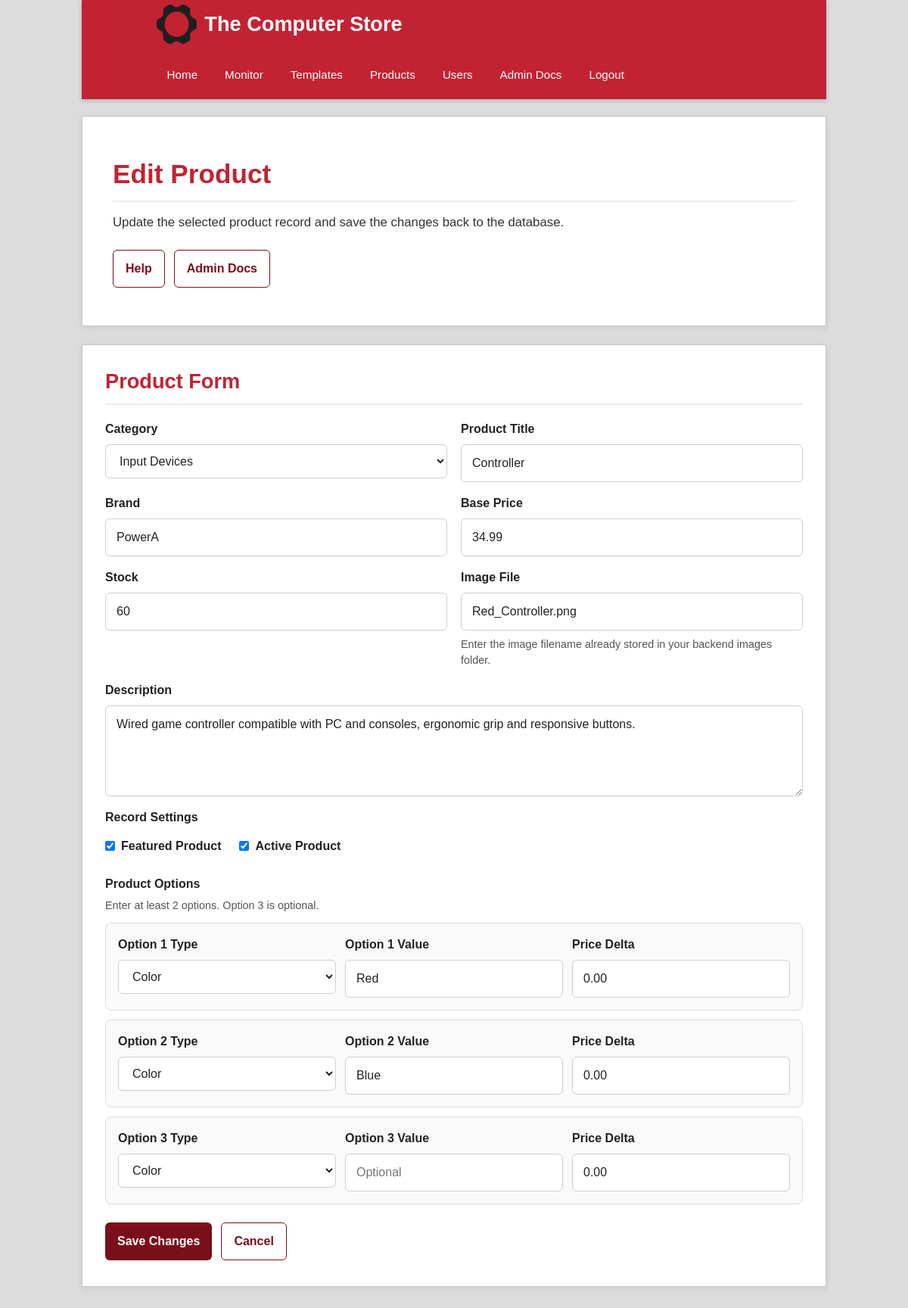
Screenshot of /backend/admin/product-form.php?id=19 (signed in) with the database file from the repository.
### tables this page shows
CREATE TABLE IF NOT EXISTS products (
    id              INT AUTO_INCREMENT PRIMARY KEY,
    category_id     INT NOT NULL,
    title           VARCHAR(200) NOT NULL,
    brand           VARCHAR(150) NOT NULL,
    description     TEXT,
    base_price      DECIMAL(8,2) NOT NULL,
    stock           INT NOT NULL DEFAULT 0,
    image_file      VARCHAR(255),
    is_featured     TINYINT(1) DEFAULT 0,
    is_active       TINYINT(1) DEFAULT 1,
    created_at      TIMESTAMP DEFAULT CURRENT_TIMESTAMP,
    FOREIGN KEY (category_id) REFERENCES categories(id) ON DELETE CASCADE
);

CREATE TABLE IF NOT EXISTS categories (
    id          INT AUTO_INCREMENT PRIMARY KEY,
    name        VARCHAR(100) NOT NULL,
    slug        VARCHAR(100) NOT NULL UNIQUE,
    description TEXT,
    created_at  TIMESTAMP DEFAULT CURRENT_TIMESTAMP
);

CREATE TABLE IF NOT EXISTS product_options (
    id           INT AUTO_INCREMENT PRIMARY KEY,
    product_id   INT NOT NULL,
    option_type  ENUM('color','storage','connectivity','length','wattage') NOT NULL,
    option_value VARCHAR(100) NOT NULL,
    option_image VARCHAR(255) NULL,
    price_delta  DECIMAL(6,2) DEFAULT 0.00,
    FOREIGN KEY (product_id) REFERENCES products(id) ON DELETE CASCADE
);

### backend/config.php (called while the page is built, shortened)
<?php
function get_db(): PDO
{
    static $pdo = null;
    if ($pdo === null) {
        $dsn = 'mysql:host=' . DB_HOST . ';dbname=' . DB_NAME . ';charset=utf8mb4';
        $options = [
            PDO::ATTR_ERRMODE => PDO::ERRMODE_EXCEPTION,
            PDO::ATTR_DEFAULT_FETCH_MODE => PDO::FETCH_ASSOC,
            PDO::ATTR_EMULATE_PREPARES => false,
        ];
        $pdo = new PDO($dsn, DB_USER, DB_PASS, $options);
    }
    return $pdo;
}
function get_allowed_themes(): array
{
    return ['light', 'dark', 'holiday'];
}
function normalize_theme(string $theme): string
{
    return in_array($theme, get_allowed_themes(), true) ? $theme : 'light';
}
function get_active_theme(): string
{
    try {
        $pdo = get_db();
        $stmt = $pdo->query("
            SELECT setting_value
            FROM site_settings
            WHERE setting_key = 'active_theme'
            LIMIT 1
        ");
        $row = $stmt->fetch();
        return normalize_theme($row ? (string) $row['setting_value'] : 'light');
    } catch (PDOException $e) {
        return 'light';
    }
}
function h($str): string
{
    return htmlspecialchars((string) $str, ENT_QUOTES | ENT_SUBSTITUTE, 'UTF-8');
}

### backend/admin/product-form.php (the view, shortened to what this page needs)
<?php
require_once __DIR__ . '/../config.php';
$theme = get_active_theme();
$option_types = [
    'color' => 'Color',
    'storage' => 'Storage',
    'connectivity' => 'Connectivity',
    'length' => 'Length',
    'wattage' => 'Wattage',
];
$product = [
    'id' => 0,
    'category_id' => '',
    'title' => '',
    'brand' => '',
    'description' => '',
    'base_price' => '',
    'stock' => '',
    'image_file' => '',
    'is_featured' => 0,
    'is_active' => 1,
];
$product_options = [
    ['option_type' => 'color', 'option_value' => '', 'price_delta' => '0.00'],
    ['option_type' => 'color', 'option_value' => '', 'price_delta' => '0.00'],
    ['option_type' => 'color', 'option_value' => '', 'price_delta' => '0.00'],
];
$errors = [];
$is_edit = false;
try {
    $pdo = get_db();
    $categories = $pdo->query('SELECT id, name FROM categories ORDER BY name ASC')->fetchAll();
} catch (PDOException $e) {
    $categories = [];
    $errors[] = 'Unable to load categories: ' . $e->getMessage();
}
if ($_SERVER['REQUEST_METHOD'] === 'GET' && isset($_GET['id'])) {
    $product_id = (int) $_GET['id'];
    if ($product_id > 0) {
        try {
            $pdo = get_db();
            $stmt = $pdo->prepare("
                SELECT
                    id,
                    category_id,
                    title,
                    brand,
                    description,
                    base_price,
                    stock,
                    image_file,
                    is_featured,
                    is_active
                FROM products
                WHERE id = :id
                LIMIT 1
            ");
            $stmt->execute([':id' => $product_id]);
            $row = $stmt->fetch();
            if ($row) {
                $product = $row;
                $is_edit = true;
                $stmt = $pdo->prepare("
                    SELECT option_type, option_value, price_delta
                    FROM product_options
                    WHERE product_id = :product_id
                    ORDER BY id ASC
                ");
                $stmt->execute([':product_id' => $product_id]);
                $loaded_options = $stmt->fetchAll();
                foreach ($loaded_options as $index => $loaded_option) {
                    if ($index < 3) {
                        $product_options[$index] = [
                            'option_type' => $loaded_option['option_type'],
                            'option_value' => $loaded_option['option_value'],
                            'price_delta' => number_format((float) $loaded_option['price_delta'], 2, '.', ''),
                        ];
                    }
                }
            } else {
                $errors[] = 'Product not found.';
            }
        } catch (PDOException $e) {
            $errors[] = 'Unable to load product: ' . $e->getMessage();
        }
    }
}
$page_title = $is_edit ? 'Edit Product' : 'Add Product';
$page_intro = $is_edit
    ? 'Update the selected product record and save the changes back to the database.'
    : 'Create a new catalogue item and add at least two options for it.';
?>
<!DOCTYPE html>
<html lang="en">
<head>
    <link rel="stylesheet" href="../../styles/<?= h($theme) ?>.css">
    <link rel="stylesheet" href="../../styles/admin-products.css">
</head>
<body class="theme-<?= h($theme) ?>">
<div class="container">
    <div class="navOuter">
        <div class="navInner">
            <a href="../../index.php" class="banner">
                <img src="../../images/logo.png" alt="<?= h(SITE_NAME) ?>" height="60"><?= h(SITE_NAME) ?>
            </a>
            <ul class="navList">
                <li><a href="../../index.php">Home</a></li>
                <li><a href="../monitor.php">Monitor</a></li>
                <li><a href="theme-settings.php">Templates</a></li>
                <li><a href="products.php">Products</a></li>
                <li><a href="users.php">Users</a></li>
                <li><a href="../../pages/adminDocumentation.html">Admin Docs</a></li>
                <li><a href="../../pages/logout.php">Logout</a></li>
            </ul>
        </div>
    </div>
</div>
<main>
    <div class="containerIntro">
        <div class="introText">
            <h1><?= h($page_title) ?></h1>
            <p class="intro"><?= h($page_intro) ?></p>
        </div>
        <div class="formActions">
            <a href="../../pages/editingProducts.html" class="btnSecondary">Help</a>
            <a href="../../pages/adminDocumentation.html" class="btnSecondary">Admin Docs</a>
        </div>
    </div>
    <div class="featured">
        <h1>Product Form</h1>
        <form method="POST" action="product-form.php<?= $is_edit ? '?id=' . (int) $product['id'] : '' ?>">
            <div class="formGrid">
                <div class="formField">
                    <label for="category_id">Category</label>
                    <select name="category_id" id="category_id" class="adminSelect" required>
                        <?php foreach ($categories as $category): ?>
                            <option value="<?= (int) $category['id'] ?>" <?= (string) $product['category_id'] === (string) $category['id'] ? 'selected' : '' ?>>
                                <?= h($category['name']) ?>
                            </option>
                        <?php endforeach; ?>
                    </select>
                </div>
                <div class="formField">
                    <label for="title">Product Title</label>
                    <input type="text" name="title" id="title" class="adminInput" value="<?= h($product['title']) ?>" required>
                </div>
                <div class="formField">
                    <label for="brand">Brand</label>
                    <input type="text" name="brand" id="brand" class="adminInput" value="<?= h($product['brand']) ?>" required>
                </div>
                <div class="formField">
                    <label for="base_price">Base Price</label>
                    <input type="number" name="base_price" id="base_price" class="adminInput" min="0" step="0.01" value="<?= h((string) $product['base_price']) ?>" required>
                </div>
                <div class="formField">
                    <label for="stock">Stock</label>
                    <input type="number" name="stock" id="stock" class="adminInput" min="0" step="1" value="<?= h((string) $product['stock']) ?>" required>
                </div>
                <div class="formField">
                    <label for="image_file">Image File</label>
                    <input type="text" name="image_file" id="image_file" class="adminInput" value="<?= h($product['image_file']) ?>" placeholder="example.jpg">
                    <div class="formNote">Enter the image filename already stored in your backend images folder.</div>
                </div>
                <div class="formField full">
                    <label for="description">Description</label>
                    <textarea name="description" id="description" class="adminTextarea"><?= h($product['description']) ?></textarea>
                </div>
                <div class="formField full">
                    <label>Record Settings</label>
                    <div class="checkboxRow">
                        <label class="checkboxItem">
                            <input type="checkbox" name="is_featured" value="1" <?= (int) $product['is_featured'] === 1 ? 'checked' : '' ?>>
                            Featured Product
                        </label>
                        <label class="checkboxItem">
                            <input type="checkbox" name="is_active" value="1" <?= (int) $product['is_active'] === 1 ? 'checked' : '' ?>>
                            Active Product
                        </label>
                    </div>
                </div>
            </div>
            <div class="optionSection">
                <h2 class="optionTitle">Product Options</h2>
                <p class="formNote">Enter at least 2 options. Option 3 is optional.</p>
                <?php for ($i = 1; $i <= 3; $i++): ?>
                    <div class="optionGrid">
                        <div class="formField">
                            <label for="option_type_<?= $i ?>">Option <?= $i ?> Type</label>
                            <select name="option_type_<?= $i ?>" id="option_type_<?= $i ?>" class="adminSelect">
                                <?php foreach ($option_types as $value => $label): ?>
                                    <option value="<?= h($value) ?>" <?= $product_options[$i - 1]['option_type'] === $value ? 'selected' : '' ?>>
                                        <?= h($label) ?>
                                    </option>
                                <?php endforeach; ?>
                            </select>
                        </div>
                        <div class="formField">
                            <label for="option_value_<?= $i ?>">Option <?= $i ?> Value</label>
                            <input
                                type="text"
                                name="option_value_<?= $i ?>"
                                id="option_value_<?= $i ?>"
                                class="adminInput"
                                value="<?= h($product_options[$i - 1]['option_value']) ?>"
                                placeholder="<?= $i <= 2 ? 'Required' : 'Optional' ?>"
                            >
                        </div>
                        <div class="formField">
                            <label for="price_delta_<?= $i ?>">Price Delta</label>
                            <input
                                type="number"
                                name="price_delta_<?= $i ?>"
                                id="price_delta_<?= $i ?>"
                                class="adminInput"
                                step="0.01"
                                value="<?= h((string) $product_options[$i - 1]['price_delta']) ?>"
                            >
                        </div>
                    </div>
                <?php endfor; ?>
            </div>
            <div class="formActions">
                <button type="submit" class="btnPrimary"><?= $is_edit ? 'Save Changes' : 'Create Product' ?></button>
                <a href="products.php" class="btnSecondary">Cancel</a>
            </div>
        </form>
    </div>
</main>
</body>
</html>

### styles/light.css (style rules this page uses)
* { margin: 0; padding: 0; box-sizing: border-box; }
body { font-family: Verdana, Arial, sans-serif; background: #dcdcdc; color: #222; line-height: 1.5; }
a { text-decoration: none; color: inherit; }
img { max-width: 100%; display: inline-block; }
.container, .containerIntro, .featured, .multimedia { width: 82%; max-width: 1200px; margin: 0 auto; }
main { padding-bottom: 40px; }
.navOuter { background: #c22333; border-bottom: 2px solid #b42634; box-shadow: 0 2px 6px rgba(0, 0, 0, 0.2); }
.navInner { width: 82%; max-width: 1200px; margin: 0 auto; min-height: 72px; display: flex; align-items: center; gap: 18px; flex-wrap: wrap; padding: 6px 10px; }
.banner { display: flex; align-items: center; gap: 10px; color: #fff; font-size: 1.7rem; font-weight: bold; white-space: nowrap; margin-right: 10px; }
.banner img { height: 52px; width: auto; object-fit: contain; }
.navList, .login, .cart, .toggle { list-style: none; display: flex; align-items: center; }
.navList { gap: 8px; flex: 1; }
.navList li a, .login li a { display: block; color: #fff; padding: 12px 14px; font-size: 0.95rem; transition: background 0.2s ease, color 0.2s ease; border-radius: 4px; }
.containerIntro { background: #ffffff; margin-top: 22px; padding: 50px 40px; border: 1px solid #c7c7c7; box-shadow: 0 2px 8px rgba(0, 0, 0, 0.08); }
.introText h1 { font-size: 2.2rem; color: #c22333; margin-bottom: 14px; border-bottom: 2px solid #ececec; padding-bottom: 8px; }
.intro { font-size: 1.05rem; max-width: 850px; color: #333; }
.featured, .multimedia { background: #ffffff; margin-top: 24px; padding: 28px 30px 34px; border: 1px solid #c7c7c7; box-shadow: 0 2px 8px rgba(0, 0, 0, 0.08); }
.featured h1, .multimedia h1 { font-size: 1.7rem; color: #c22333; margin-bottom: 20px; border-bottom: 2px solid #ececec; padding-bottom: 8px; }

### styles/admin-products.css (style rules this page uses)
.adminSearchInput, .adminSelect, .adminInput, .adminTextarea { width: 100%; padding: 12px 14px; border-radius: 6px; border: 1px solid #cfcfcf; font: inherit; background: #fff; color: #222; }
.adminTextarea { min-height: 120px; resize: vertical; }
.btnPrimary, .btnSecondary, .btnSmall { display: inline-block; border: none; border-radius: 6px; cursor: pointer; font: inherit; text-decoration: none; transition: background 0.18s ease, color 0.18s ease, border-color 0.18s ease; }
.btnPrimary { background: #7b0f19; color: #fff; padding: 12px 16px; font-weight: 700; }
.btnSecondary { background: #fff; color: #7b0f19; border: 1px solid #7b0f19; padding: 12px 16px; font-weight: 700; }
.formGrid { display: grid; grid-template-columns: repeat(2, minmax(240px, 1fr)); gap: 16px 18px; margin-top: 18px; }
.formField { display: flex; flex-direction: column; gap: 8px; }
.formField.full { grid-column: 1 / -1; }
.formField label { font-weight: 700; }
.formNote { font-size: 0.9rem; color: #555; }
.checkboxRow { display: flex; gap: 24px; flex-wrap: wrap; margin-top: 6px; }
.checkboxItem { display: flex; align-items: center; gap: 8px; }
.optionSection { margin-top: 26px; }
.optionGrid { display: grid; grid-template-columns: repeat(3, minmax(170px, 1fr)); gap: 12px; margin-top: 12px; padding: 16px; border: 1px solid #dddddd; border-radius: 8px; background: #fafafa; }
.optionTitle { font-size: 1rem; font-weight: 700; margin-bottom: 6px; }
.formActions { display: flex; gap: 12px; flex-wrap: wrap; margin-top: 24px; }

### rows the page displays
products: category_id "Input Devices", title "Controller", brand "PowerA", base_price "34.99", stock "60", image_file "Red_Controller.png", description "Wired game controller compatible with PC and consoles, ergonomic grip and responsive buttons.", is_featured "☑", is_active "☑"
product_options: option_type "Color", option_value "Red", price_delta "0.00"
product_options: option_type "Color", option_value "Blue", price_delta "0.00"

### other values shown
SITE_NAME "The Computer Store"
$page_title "Edit Product"
$page_intro "Update the selected product record and save the changes back to the database."
form field value "Color"
